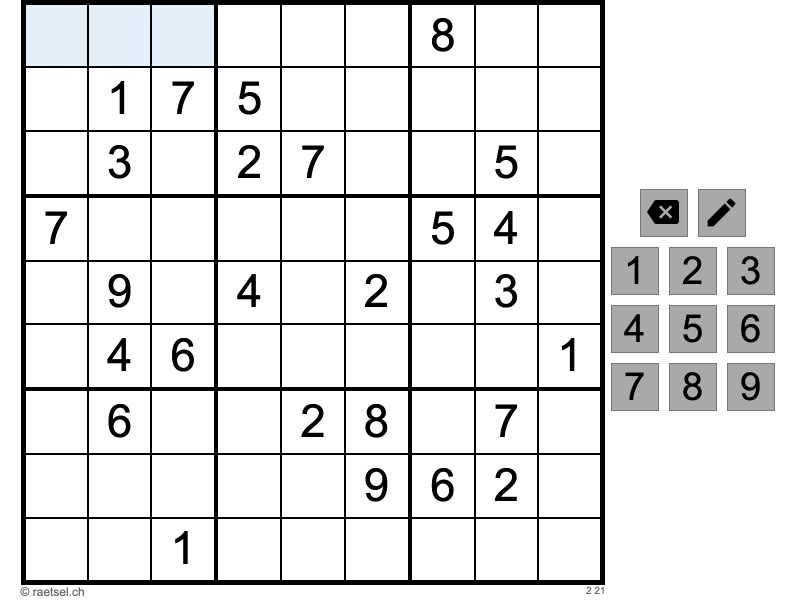
#> input picture images/01_2021_sudoku_of_the_week.png, 1600 x 1200 px (shown at 1/2 size)
$ python -i sudoku_extractor.py   (imports and definitions only)
#> lines starting #> are read from the running program, lines starting #| are printed output that depends on the picture; after the words box and inside, x2 and y2 are one past the last pixel; in counts of white or black regions, pixels touching at a corner belong together
from selenium import webdriver
import time
import cv2
import operator
import numpy as np
#from matplotlib import pyplot as plt


# [4 lines left out: function show_image, not called in this run]


def show_digits(digits, colour=255):
    """Shows list of 81 extracted digits in a grid format"""
    rows = []
    with_border = [cv2.copyMakeBorder(img.copy(), 1, 1, 1, 1, cv2.BORDER_CONSTANT, None, colour) for img in digits]
    for i in range(9):
        row = np.concatenate(with_border[i * 9:((i + 1) * 9)], axis=1)
        rows.append(row)
    img = np.concatenate(rows)
    #show_image(img)
    return img


def distance_between(p1, p2):
	# Returns the scalar distance between two points
	a = p2[0] - p1[0]
	b = p2[1] - p1[1]
	return np.sqrt((a**2)+(b**2))


def pre_process_image(img, skip_dilate=False):
	proc = cv2.GaussianBlur(img.copy(), (9, 9), 0)
	proc = cv2.adaptiveThreshold(proc, 255, cv2.ADAPTIVE_THRESH_GAUSSIAN_C, cv2.THRESH_BINARY, 11, 2)
	proc = cv2.bitwise_not(proc, proc) #invert the colors
	if not skip_dilate:
		kernel = np.array([[0., 1., 0.], [1., 1., 1.], [0., 1., 0.]],np.uint8)
		proc = cv2.dilate(proc, kernel)
	return proc


def cut_from_rect(img, rect):
	"""Cuts a rectangle from an image using the top left and bottom right points."""
	return img[int(rect[0][1]):int(rect[1][1]), int(rect[0][0]):int(rect[1][0])]


def scale_and_centre(img, size, margin=0, background=0):
	"""Scales and centres an image onto a new background square."""
	h, w = img.shape[:2]

	def centre_pad(length):
		"""Handles centering for a given length that may be odd or even."""
		if length % 2 == 0:
			side1 = int((size - length) / 2)
			side2 = side1
		else:
			side1 = int((size - length) / 2)
			side2 = side1 + 1
		return side1, side2

	def scale(r, x):
		return int(r * x)

	if h > w:
		t_pad = int(margin / 2)
		b_pad = t_pad
		ratio = float((size - margin)) / h
		w, h = scale(ratio, w), scale(ratio, h)
		l_pad, r_pad = centre_pad(w)
	else:
		l_pad = int(margin / 2)
		r_pad = l_pad
		ratio = float(size - margin) / w
		w, h = scale(ratio, w), scale(ratio, h)
		t_pad, b_pad = centre_pad(h)
	img = cv2.resize(img, (w, h))
	img = cv2.copyMakeBorder(img, t_pad, b_pad, l_pad, r_pad, cv2.BORDER_CONSTANT, None, background)
	return cv2.resize(img, (size, size))


def find_largest_feature(inp_img, scan_tl=None, scan_br=None):
	"""
	Uses the fact the `floodFill` function returns a bounding box of the area it filled to find the biggest
	connected pixel structure in the image. Fills this structure in white, reducing the rest to black.
	"""
	img = inp_img.copy()  # Copy the image, leaving the original untouched
	height, width = img.shape[:2]

	max_area = 0
	seed_point = (None, None)

	if scan_tl is None:
		scan_tl = [0, 0]
	if scan_br is None:
		scan_br = [width, height]
	# Loop through the image
	for x in range(scan_tl[0], scan_br[0]):
		for y in range(scan_tl[1], scan_br[1]):
			# Only operate on light or white squares
			if img.item(y, x) == 255 and x < width and y < height:  # Note that .item() appears to take input as y, x
				area = cv2.floodFill(img, None, (x, y), 64)
				if area[0] > max_area:  # Gets the maximum bound area which should be the grid
					max_area = area[0]
					seed_point = (x, y)

	# Colour everything grey (compensates for features outside of our middle scanning range
	for x in range(width):
		for y in range(height):
			if img.item(y, x) == 255 and x < width and y < height:
				cv2.floodFill(img, None, (x, y), 64)

	mask = np.zeros((height + 2, width + 2), np.uint8)  # Mask that is 2 pixels bigger than the image

	# Highlight the main feature
	if all([p is not None for p in seed_point]):
		cv2.floodFill(img, mask, seed_point, 255)

	top, bottom, left, right = height, 0, width, 0

	for x in range(width):
		for y in range(height):
			if img.item(y, x) == 64:  # Hide anything that isn't the main feature
				cv2.floodFill(img, mask, (x, y), 0)

			# Find the bounding parameters
			if img.item(y, x) == 255:
				top = y if y < top else top
				bottom = y if y > bottom else bottom
				left = x if x < left else left
				right = x if x > right else right

	bbox = [[left, top], [right, bottom]]

	return img, np.array(bbox, dtype='float32'), seed_point


def extract_digit(img, rect, size):
	"""Extracts a digit (if one exists) from a Sudoku square."""
	digit = cut_from_rect(img, rect)  # Get the digit box from the whole square

	# Use fill feature finding to get the largest feature in middle of the box
	# Margin used to define an area in the middle we would expect to find a pixel belonging to the digit
	h, w = digit.shape[:2]
	#show_image(digit)

	margin = int(np.mean([h, w]) / 2.5)
	_, bbox, seed = find_largest_feature(digit, [margin, margin], [w - margin, h - margin])
	digit = cut_from_rect(digit, bbox)

	# Scale and pad the digit so that it fits a square of the digit size we're using for machine learning
	w = bbox[1][0] - bbox[0][0]
	h = bbox[1][1] - bbox[0][1]

	# Ignore any small bounding boxes
	if w > 0 and h > 0 and (w * h) > 100 and len(digit) > 0:
		return scale_and_centre(digit, size, 4)
	else:
		return np.zeros((size, size), np.uint8)


def process_image(sudoku_path):
#> called with sudoku_path = 'images/01_2021_sudoku_of_the_week.png'
	img = cv2.imread(sudoku_path, cv2.IMREAD_GRAYSCALE)
	print("Original Image Shape: {}".format(img.shape))
#| Original Image Shape: (1200, 1600)
	#width = img.shape[1]
	#start_col, end_col = int(width*0.17), int(width*0.68)
	# Crop and resize image to 512x512
	#resized_img = cv2.resize(img[:,start_col:end_col], (512,512), interpolation=cv2.INTER_AREA)

	# Pre processing the image
	processed = pre_process_image(img)
#> in pre_process_image, `proc = cv2.adaptiveThreshold(proc, 255, cv2.ADAPTIVE_THRESH_GAUSSIAN_C..`:
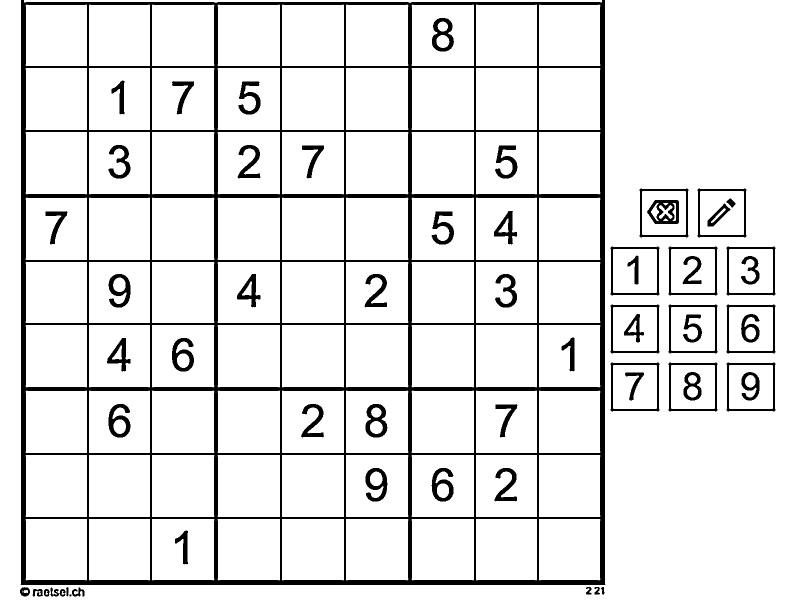
#> proc: shape (1200, 1600) (shown at 1/2 size); 90.1% white; 61 black regions (1 under 20 px), largest, box (x1, y1, x2, y2) and area: (41, 0, 1211, 1170) 131602, (1294, 400, 1358, 448) 1806, (1279, 377, 1377, 475) 1500
#> in pre_process_image, `proc = cv2.dilate(proc, kernel)`:
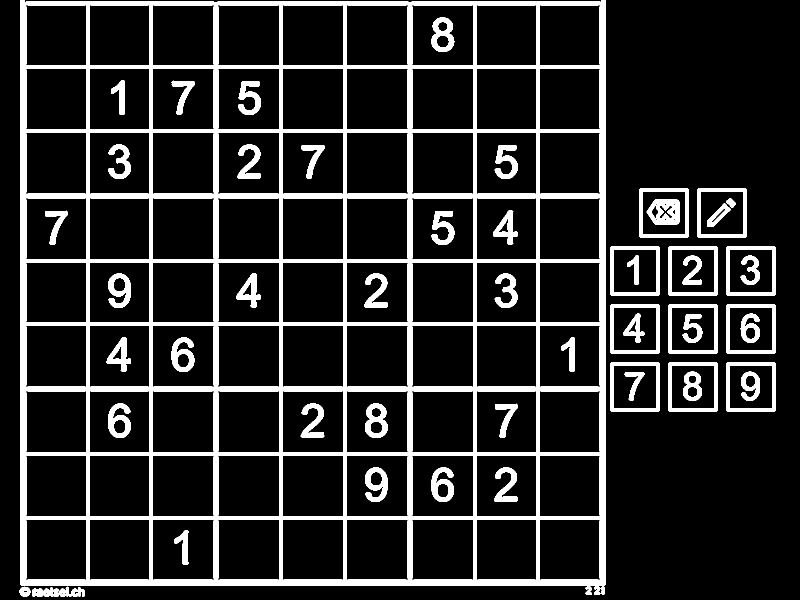
#> proc: shape (1200, 1600) (shown at 1/2 size); 13.2% white; 54 white regions

	# Find the corners of the largest polygon
	contours, h = cv2.findContours(processed.copy(), cv2.RETR_EXTERNAL, cv2.CHAIN_APPROX_SIMPLE) #Find contours
#> contours = 16 contours; largest, box (x1, y1, x2, y2) and area: (40, 0, 1212, 1171) 1364244, (1452, 724, 1552, 824) 9431, (1336, 724, 1436, 824) 9431, (1220, 724, 1320, 824) 9431, (1452, 608, 1552, 708) 9431; h = 16 rows, first 6: [1, -1, -1, -1], [2, 0, -1, -1], [3, 1, -1, -1], [4, 2, -1, -1], [5, 3, -1, -1], [6, 4, -1, -1]
	contours = sorted(contours, key=cv2.contourArea, reverse=True) #Sort by area, descending
	polygon = contours[0] #largest image
#> polygon = contour of 34 points, box (x1, y1, x2, y2) (40, 0, 1212, 1171), area 1364244

	bottom_right, _ = max(enumerate([pt[0][0] + pt[0][1] for pt in polygon]), key=operator.itemgetter(1)) # Bottom-right point has the largest (x + y) value
#> bottom_right = 4
	top_left, _ = min(enumerate([pt[0][0] + pt[0][1] for pt in polygon]), key=operator.itemgetter(1)) # Top-left has point smallest (x + y) value
#> top_left = 0
	bottom_left, _ = min(enumerate([pt[0][0] - pt[0][1] for pt in polygon]), key=operator.itemgetter(1)) # Bottom-left point has smallest (x - y) value
#> bottom_left = 2
	top_right, _ = max(enumerate([pt[0][0] - pt[0][1] for pt in polygon]), key=operator.itemgetter(1))# Top-right point has largest (x - y) value
#> top_right = 7

	corners = [polygon[top_left][0], polygon[top_right][0], polygon[bottom_right][0], polygon[bottom_left][0]]
#> corners = [[41, 0], [1210, 0], [1209, 1170], [40, 1168]]
	print(corners)
#| [array([41,  0], dtype=int32), array([1210,    0], dtype=int32), array([1209, 1170], dtype=int32), array([  40, 1168], dtype=int32)]

	# Crop and warp image
	# Rectangle described by top left, top right, bottom right and bottom left points
	top_left, top_right, bottom_right, bottom_left = corners[0], corners[1], corners[2], corners[3]
#> top_left = [41, 0]; top_right = [1210, 0]; bottom_right = [1209, 1170]; bottom_left = [40, 1168]
	src = np.array([top_left, top_right, bottom_right, bottom_left], dtype='float32') #set the data type to float32 or `getPerspectiveTransform` will throw an error
#> src = [[41, 0], [1210, 0], [1209, 1170], [40, 1168]]
	# Get the longest side in the rectangle
	side = max([
		distance_between(bottom_right, top_right),
		distance_between(top_left, bottom_left),
		distance_between(bottom_right, bottom_left),
		distance_between(top_left, top_right)
	])
#> in distance_between, `a = p2[0] - p1[0]`: a = 1
#> in distance_between, `b = p2[1] - p1[1]`: b = -1170
#> side = 1170
	dst = np.array([[0, 0], [side - 1, 0], [side - 1, side - 1], [0, side - 1]], dtype='float32') # Describe a square with side of the calculated length, this is the new perspective we want to warp to
#> dst = [[0, 0], [1169, 0], [1169, 1169], [0, 1169]]
	m = cv2.getPerspectiveTransform(src, dst) # Gets the transformation matrix for skewing the image to fit a square by comparing the 4 before and after points
#> m = [[1, 0.000858, -41.07], [7.01e-20, 1, -8.49e-17], [1.46e-06, 2.51e-09, 1]]
	cropped_img = cv2.warpPerspective(img, m, (int(side), int(side)), flags=cv2.INTER_LINEAR)
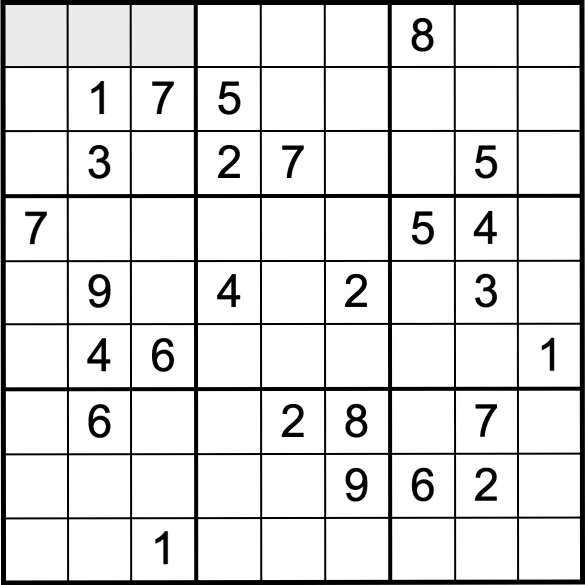
#> cropped_img: shape (1170, 1170) (shown at 1/2 size); min 0, max 255, mean 223.1
	print("Cropped and warped image shape: {}".format(cropped_img.shape))
#| Cropped and warped image shape: (1170, 1170)

	# Infer grid from the square image
	squares = []
	side = cropped_img.shape[:1]
	side = side[0] / 9
	# Note that we swap j and i here so the rectangles are stored in the list reading left-right instead of top-down.
	for j in range(9):
		for i in range(9):
			p1 = (i * side, j * side)  # Top left corner of a bounding box
			p2 = ((i + 1) * side, (j + 1) * side)  # Bottom right corner of bounding box
			squares.append((p1, p2))

	# Get each digit
	digits = []
	prepped_img = pre_process_image(cropped_img.copy(), skip_dilate=True)
#> call 2 of pre_process_image, with skip_dilate = True
#> in pre_process_image (call 2), `proc = cv2.bitwise_not(proc, proc)`:
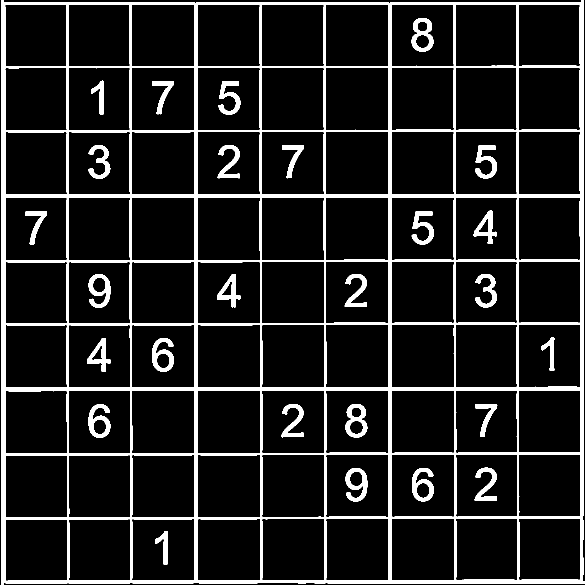
#> proc: shape (1170, 1170) (shown at 1/2 size); 11.9% white; 27 white regions, largest, box (x1, y1, x2, y2) and area: (2, 0, 1170, 1170) 132146, (823, 36, 867, 103) 1465, (691, 808, 735, 875) 1457
	for square in squares:
		digits.append(extract_digit(prepped_img, square, 32))
#> this loop made 81 passes
#> pass 1, in extract_digit, `digit = cut_from_rect(img, rect)`:
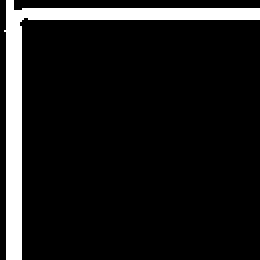
#> digit: shape (130, 130) (shown 2 times larger); 10.2% white; 1 white region, box (x1, y1, x2, y2) and area: (2, 0, 130, 130) 1731

	final_image = show_digits(digits)
#> the loop in show_digits, `for i in range(9):` made 9 passes
#> pass 1, in show_digits, `row = np.concatenate(with_border[i * 9:((i + 1) * 9)], axis=1)`:
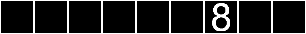
#> row: shape (34, 306); min 0, max 255, mean 35.4
#> in show_digits, `img = np.concatenate(rows)`:
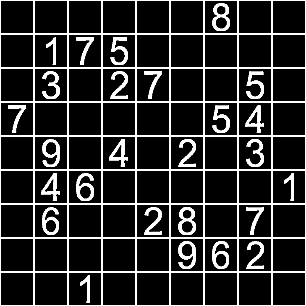
#> img: shape (306, 306); min 0, max 255, mean 43.7
	return final_image

>>> result = process_image('images/01_2021_sudoku_of_the_week.png')

$ run again, on images/46_2020_sudoku_of_the_week.png
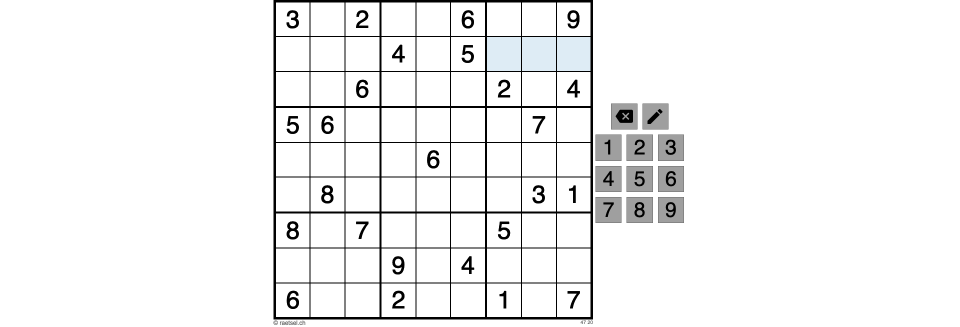
#> input picture images/46_2020_sudoku_of_the_week.png, 1920 x 654 px (shown at 1/2 size)
#| Original Image Shape: (654, 1920)
#> in pre_process_image, `proc = cv2.dilate(proc, kernel)`:
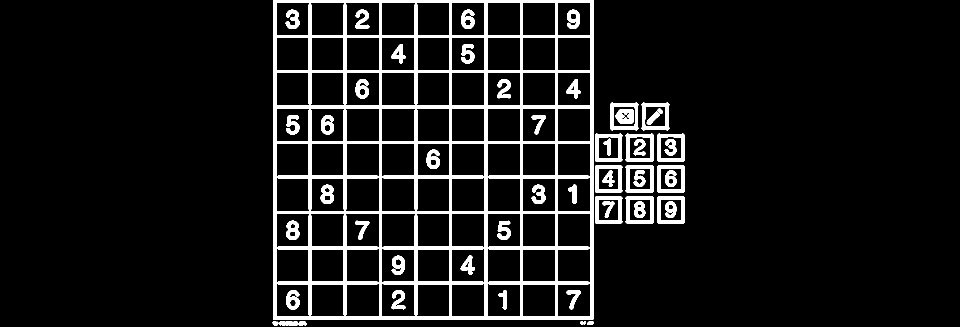
#> proc: shape (654, 1920) (shown at 1/2 size); 8.8% white; 54 white regions
#> in process_image, `contours, h = cv2.findContours(processed.copy(), cv2.RETR_EXTERNAL, cv..`: contours = 17 contours; largest, box (x1, y1, x2, y2) and area: (546, 0, 1187, 640) 408959, (1251, 267, 1308, 324) 2938, (1251, 392, 1308, 448) 2884, (1251, 330, 1308, 386) 2884, (1314, 267, 1370, 324) 2884; h = 17 rows, first 6: [1, -1, -1, -1], [2, 0, -1, -1], [3, 1, -1, -1], [4, 2, -1, -1], [5, 3, -1, -1], [6, 4, -1, -1]
#> polygon = [[546, 0], [546, 638], [547, 639], [1185, 639], [1186, 638], [1186, 0]]
#> in process_image, `bottom_right, _ = max(enumerate([pt[0][0] + pt[0][1] for pt in polygon..`: bottom_right = 3
#> in process_image, `top_left, _ = min(enumerate([pt[0][0] + pt[0][1] for pt in polygon]), ..`: top_left = 0
#> in process_image, `bottom_left, _ = min(enumerate([pt[0][0] - pt[0][1] for pt in polygon]..`: bottom_left = 1
#> in process_image, `top_right, _ = max(enumerate([pt[0][0] - pt[0][1] for pt in polygon]),..`: top_right = 5
#> corners = [[546, 0], [1186, 0], [1185, 639], [546, 638]]
#| [array([546,   0], dtype=int32), array([1186,    0], dtype=int32), array([1185,  639], dtype=int32), array([546, 638], dtype=int32)]
#> in process_image, `top_left, top_right, bottom_right, bottom_left = corners[0], corners[1..`: top_left = [546, 0]; top_right = [1186, 0]; bottom_right = [1185, 639]; bottom_left = [546, 638]
#> src = [[546, 0], [1186, 0], [1185, 639], [546, 638]]
#> a = 1
#> b = -639
#> in process_image, `side = max([ distance_between(bottom_right, top_right), distance_betwe..`: side = 640
#> dst = [[0, 0], [639, 0], [639, 639], [0, 639]]
#> m = [[1, 3.51e-17, -546.7], [0, 1, 0], [2.46e-06, -2.45e-06, 1]]
#| Cropped and warped image shape: (640, 640)
#> the loop in process_image, `for square in squares:` made 81 passes
#> in show_digits, `img = np.concatenate(rows)`:
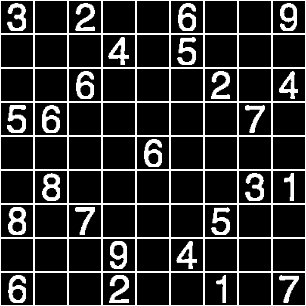
#> img: shape (306, 306); min 0, max 255, mean 46.2
